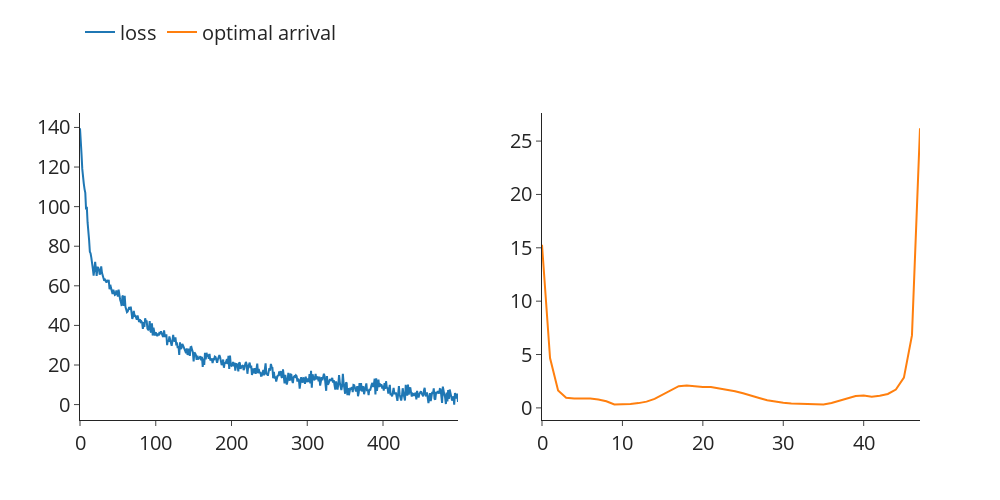

Write notebook code for a chart like this one.
### Code cell
loss = solver_grad1.loss
fig = make_subplots(rows=1, cols=2)
fig.add_trace(go.Scatter(y=loss,name='loss'),row=1,col=1)
fig.add_trace(go.Scatter(y=softmax(y1)*100,name='optimal arrival'),row=1,col=2)
fig.update(layout={
    'template':'simple_white',
    'legend':{'yanchor':'bottom','y':1.2,'xanchor':'left','x':0.0,'orientation':'h'},
     'width':1000,
    'height':500,
    "font": {"size": 20},
})
fig.show()

### Figure 1 — Plotly figure (JSON) as saved in the notebook; plotly's stock layout.template omitted (floating-point values rounded to 4 significant figures; data arrays with more than 128 entries replaced by an {"elided": "..."} marker saying what was removed)
{"data": [{"name": "loss", "type": "scatter", "xaxis": "x", "y": {"elided": "500 float values"}, "yaxis": "y"}, {"name": "optimal arrival", "type": "scatter", "xaxis": "x2", "y": [15.29, 4.673, 1.638, 0.9445, 0.8889, 0.9144, 0.8752, 0.7857, 0.6198, 0.3147, 0.3043, 0.3604, 0.4486, 0.5891, 0.8406, 1.251, 1.662, 2.029, 2.104, 2.028, 1.959, 1.948, 1.825, 1.712, 1.555, 1.368, 1.18, 0.9309, 0.7257, 0.5736, 0.4783, 0.4201, 0.3862, 0.3575, 0.3373, 0.3287, 0.4575, 0.6725, 0.9306, 1.115, 1.154, 1.044, 1.134, 1.305, 1.724, 2.835, 6.792, 26.19], "yaxis": "y2"}], "layout": {"font": {"size": 20}, "height": 500, "legend": {"orientation": "h", "x": 0, "xanchor": "left", "y": 1.2, "yanchor": "bottom"}, "width": 1000, "xaxis": {"anchor": "y", "domain": [0, 0.45]}, "xaxis2": {"anchor": "y2", "domain": [0.55, 1]}, "yaxis": {"anchor": "x", "domain": [0, 1]}, "yaxis2": {"anchor": "x2", "domain": [0, 1]}}}
